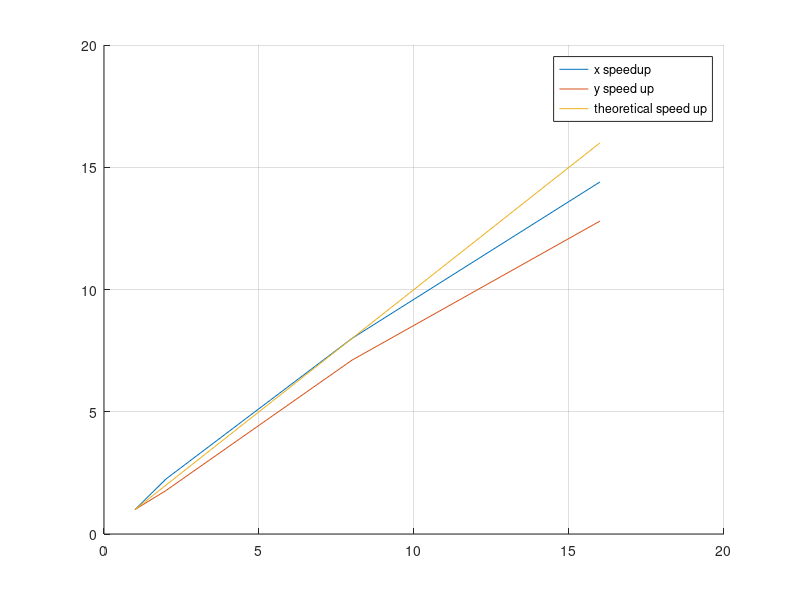

Recreate this plot in MATLAB.
% Set up timings
n_procs = [1,2,8,16];
t_par_count_x = [0.09, 0.08, 0.09, .10];
t_par_count_y = [0.08, 0.09, 0.09, .10];

t_ser_count_x = zeros(1,numel(n_procs));
t_ser_count_y = zeros(1,numel(n_procs));

for i = 1:1:numel(n_procs)
    t_ser_count_x(i) = t_par_count_x(1)*n_procs(i);
    t_ser_count_y(i) = t_par_count_y(1)*n_procs(i);
end

speedup_x = t_ser_count_x./t_par_count_x;
speedup_y = t_ser_count_y./t_par_count_y;

clf;
figure(1);
hold on;
grid on;
plot(n_procs,speedup_x);
plot(n_procs,speedup_y);
plot(n_procs,n_procs);
    legend('x speedup', 'y speed up', 'theoretical speed up');